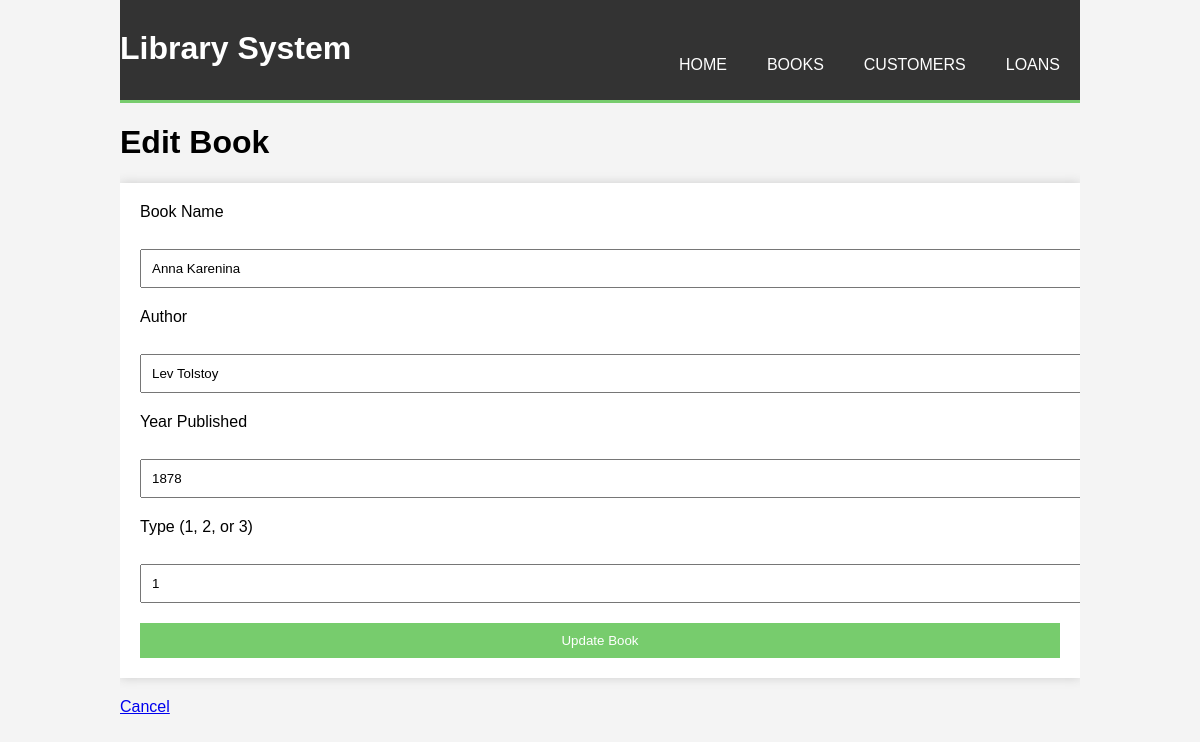
The app's page /edit_book/1 with its own data.
### tables this page shows
CREATE TABLE Books (
    id INTEGER PRIMARY KEY,
    Name TEXT NOT NULL,
    Author TEXT NOT NULL,
    Year_Published INTEGER NOT NULL,
    Type INTEGER NOT NULL CHECK (Type IN (1, 2, 3))
);

### app.py (the view)
@app.route('/edit_book/<int:id>', methods=['GET', 'POST'])
def edit_book(id):
    if request.method == 'POST':
        name = request.form['Name']
        author = request.form['Author']
        year_published = request.form['Year_Published']
        book_type = request.form['Type']
        cur.execute('''
            UPDATE Books
            SET Name=?, Author=?, Year_Published=?, Type=?
            WHERE id=?
        ''', (name, author, year_published, book_type, id))
        con.commit()
        return redirect(url_for('show_books'))
    else:
        cur.execute("SELECT * FROM Books WHERE id=?", (id,))
        book = cur.fetchone()
        return render_template('edit_book.html', book=book)

### templates/edit_book.html (shortened to what this page needs)
{% extends "layout.html" %}
{% block content %}
<h1>Edit Book</h1>
<form action="/edit_book/{{ book[0] }}" method="POST">
  <label for="Name">Book Name</label><br>
  <input type="text" name="Name" value="{{ book[1] }}" required> <br>
  <label for="Author">Author</label><br>
  <input type="text" name="Author" value="{{ book[2] }}" required> <br>
  <label for="Year_Published">Year Published</label><br>
  <input type="number" name="Year_Published" value="{{ book[3] }}" required> <br>
  <label for="Type">Type (1, 2, or 3)</label><br>
  <input type="number" name="Type" value="{{ book[4] }}" min="1" max="3" required> <br>
  <input type="submit" value="Update Book">
</form>
<a href="/books">Cancel</a>
{% endblock %}

### static/styles.css (style rules this page uses)
body { font-family: Arial, sans-serif; background-color: #f4f4f4; margin: 0; padding: 0; }
form { background: #fff; padding: 20px; margin: 20px 0; box-shadow: 0 0 10px #ccc; }
form label { display: block; margin-bottom: 10px; }
form input[type="text"], form input[type="number"], form input[type="date"] { width: 100%; padding: 10px; margin-bottom: 20px; }
form input[type="submit"] { display: block; width: 100%; padding: 10px; background: #77cc6d; border: 0; color: #fff; cursor: pointer; }

### records on screen
Books: Name "Anna Karenina", Author "Lev Tolstoy", Year_Published "1878", Type "1"
